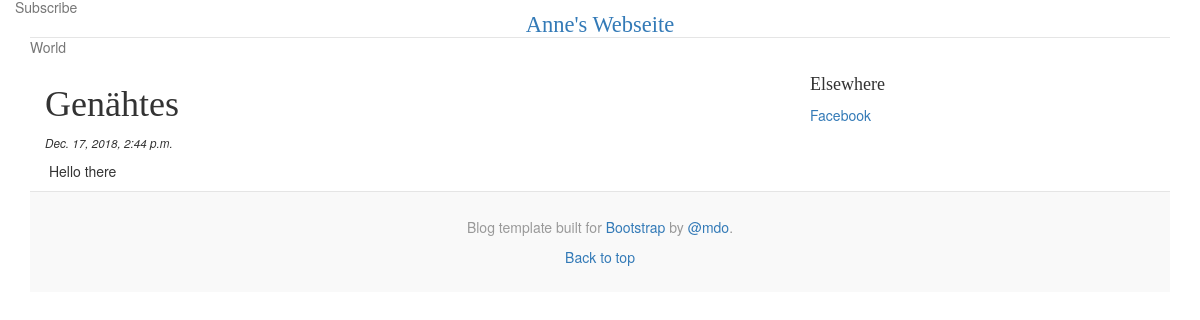
The page /projekte/2/ on the database its author committed.
### projekt/models.py (models this page shows, shortened)
class Projekt(models.Model):
    titel = models.CharField(max_length=50)
    beschreibung = models.TextField()
    bild = models.ImageField()
    inhalt = FroalaField()
    bild.null = True
    bild.blank = True
    veroeffentlicht = models.DateTimeField('Datum Veröffentlicht')

### projekt/views.py (the view)
# urls.py: path('<int:projekt_id>/', views.detail, name='detail'),
def detail(request, projekt_id):
    try:
        projekt = Projekt.objects.get(pk=projekt_id)
    except Projekt.DoesNotExist:
        raise Http404("Dieses Projekt existiert nicht")
    return render(request, 'projekt/detail.html', {'projekt': projekt})

### projekt/templates/projekt/detail.html (shortened to what this page needs)
{% extends 'projekt/base.html' %}
{% block content %}
    <h1>{{ projekt.titel }}</h1>
    <p class="date">{{ projekt.veroeffentlicht }}</p>
    <p>
        {{ projekt.beschreibung }}
    </p>
{% endblock %}

### projekt/static/css/style.css (style rules this page uses)
.date { font-style:italic; font-weight:light; font-size:smaller; display:block; }
h1, h2, h3, h4, h5, h6 { font-family: "Playfair Display", Georgia, "Times New Roman", serif; }

### rows shown on the page
Projekt: titel "Genähtes", veroeffentlicht "Dec. 17, 2018, 2:44 p.m.", beschreibung "Hello there"
